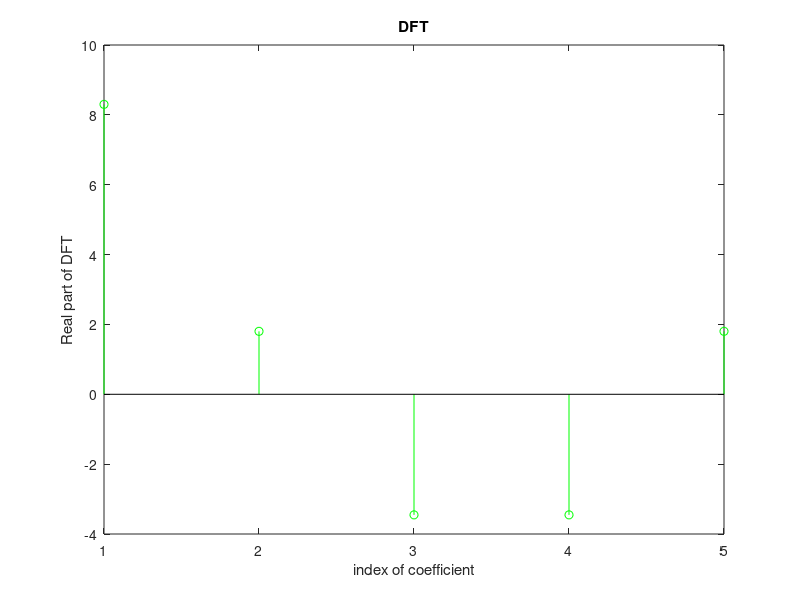
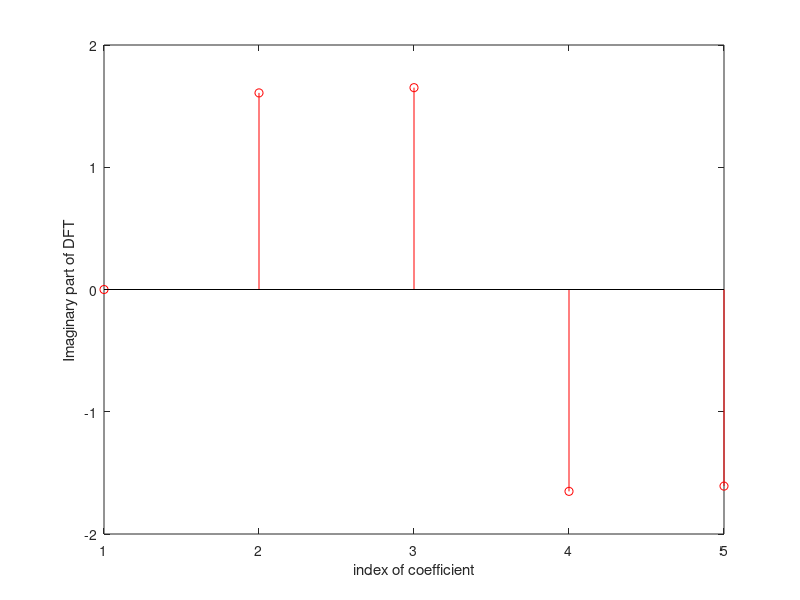

The MATLAB source for these figures, in order: (Note: this script raises an error after producing the figures.)
%DISCRETE FOURIER TRANSFORM
%x[n]={x[0],x[1],...x[N-1]}
%total N samples
%X[k]=summation(n goes from zero to N-1)x[n]exp(-j*2*pi/N*k*n)
% k goes from 0 to N-1
%Input discrete sequence:
x=[1,2,0.9,0.4,4];

N=length(x);
%DFT Matrix
DFT=zeros(N,N);%initializing the DFT matrix
%Nth root of unity
omega=exp(-i*2*pi/N);
for i=1:length(DFT)
  for j=1:length(DFT)
      DFT(i,j)=power(omega,(i-1)*(j-1));
  end
 
end

%final DFT
x_t=transpose(x);
X=DFT*x_t;%DFT of the input sequence
%Plotting the DFT coefficients

%Real coefficients
figure,
n=[1,2,3,4,5];
stem(n,real(X),'green');
xlabel('index of coefficient');
ylabel('Real part of DFT');
title('DFT');

%Imaginary coefficients
figure,
n=[1,2,3,4,5];
stem(n,imag(X),'red');
xlabel('index of coefficient');
ylabel('Imaginary part of DFT');
title('DFT','r');
